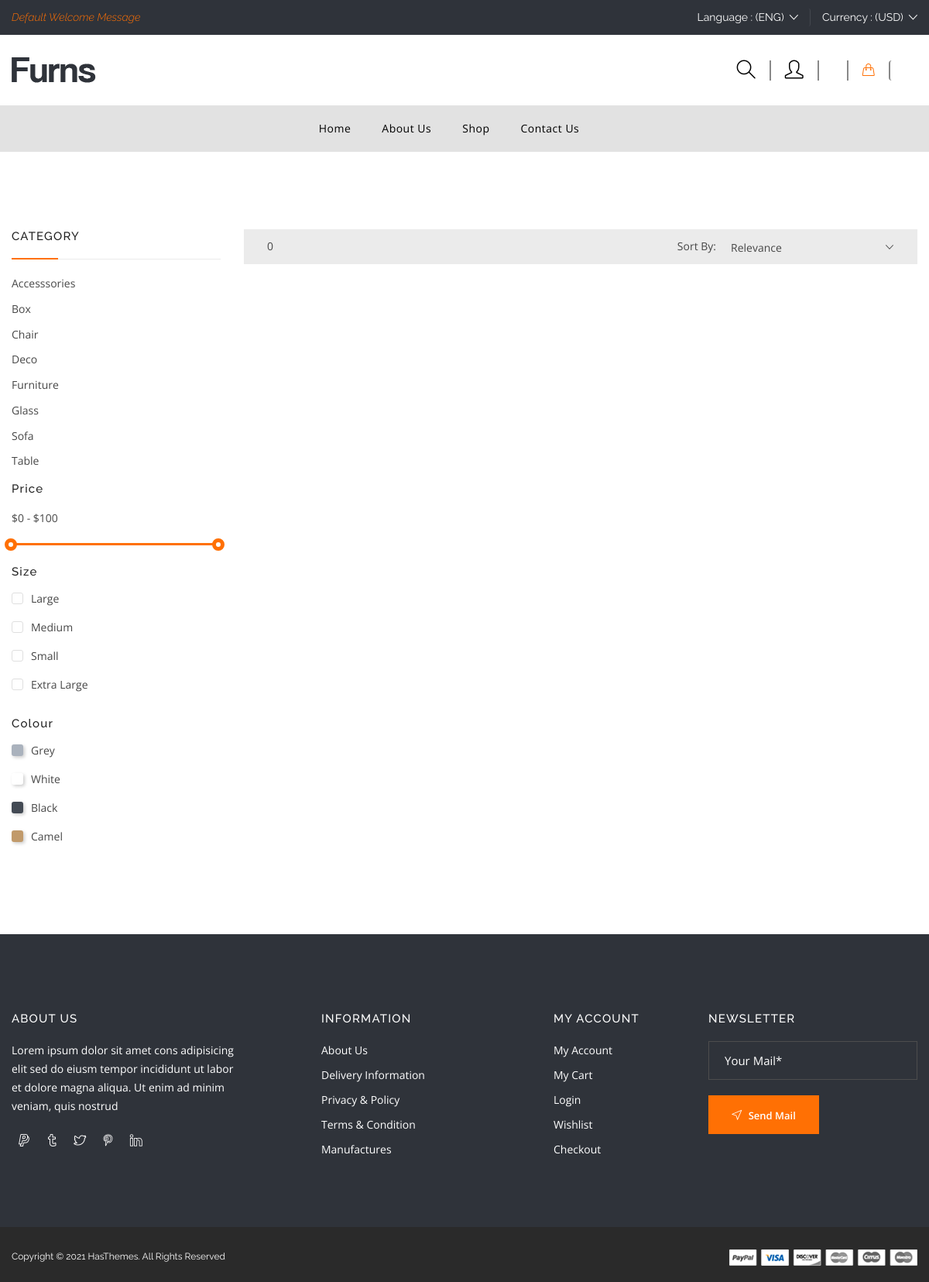
Screenshot of /store/accesssories/ with the database file from the repository.
### category/models.py (models this page shows, shortened)
class Category(models.Model):
    name = models.CharField(max_length=100, unique=True)
    description = models.TextField(blank=True)
    image = models.ImageField(upload_to="photoes/categories",blank=True)
    slug = models.SlugField(max_length=50, unique=True)
    def get_url(self):
        return reverse('products_by_category', args=[self.slug])

### store/views.py (the view)
# urls.py: path('store/', include("store.urls")),
def store(request, category_slug=None):
    if category_slug == None:
        products = Product.objects.filter(is_available=True).order_by('id')
    else:
        categories = get_object_or_404(Category, slug=category_slug)
        products = Product.objects.filter(is_available=True, category=categories).order_by('id')
    paginator = Paginator(products, 3)
    page = request.GET.get('page')
    paged_products = paginator.get_page(page)
    context = {
        'products': paged_products,
        'product_count': products.count()
    }
    return render(request, 'store.html', context)

### cart/context_processors.py (called while the page is built)
def counter(request):
    cart_count = 0
    if 'admin' in request.path:
        return {}
    else:
        try:
            cart = Cart.objects.get(session_id=_cart_id(request))
            cart_items = CartItem.objects.filter(cart=cart)
            for cart_item in cart_items:
                cart_count += cart_item.quantity
        except ObjectDoesNotExist:
            cart_count = 0
    return dict(cart_count = cart_count)

### cart/views.py (called while the page is built)
def _cart_id(request):
    cart = request.session.session_key
    if not cart:
        cart = request.session.create()
    return cart

### category/context_processors.py (called while the page is built)
def menu_links(request):
    categories = Category.objects.all()
    return {"categories":categories}

### templates/store.html (shortened to what this page needs)
{% extends 'base.html' %}
{% load static %}
{% block content %}
 <div class="shop-category-area pb-100px pt-70px">
    <div class="container">
        <div class="row">
            <div class="col-lg-9 order-lg-last col-md-12 order-md-first">
                <div class="shop-top-bar d-flex">
                    <span class="mr -md-auto">{{product_count}}</span>
                    <div class="select-shoing-wrap d-flex align-items-center">
                        <div class="shot-product">
                            <p>Sort By:</p>
                        </div>
                        <div class="shop-select">
                        </div>
                    </div>
                </div>
            </div>
            <div class="col-lg-3 order-lg-first col-md-12 order-md-last mb-md-60px mb-lm-60px">
                <div class="shop-sidebar-wrap">
                    <div class="sidebar-widget">
                        <div class="main-heading">
                            <h3 class="sidebar-title">Category</h3>
                        </div>
                        <div class="sidebar-widget-category">
                            <ul>
                                {% for category in categories %}
                                <li><a href="{{ category.get_url }}" class="">{{category.name}}  </a></li>
                                {% endfor %}
                            </ul>
                        </div>
                    </div>
                    <div class="sidebar-widget-group">
                        <div class="sidebar-widget">
                            <h4 class="pro-sidebar-title">Price</h4>
                            <div class="price-filter">
                                <div class="price-slider-amount">
                                    <input type="text" id="amount" class="p-0 h-auto lh-1" name="price" placeholder="Add Your Price" />
                                </div>
                                <div id="slider-range"></div>
                            </div>
                        </div>
                        <div class="sidebar-widget">
                            <h4 class="pro-sidebar-title mt-5">Size</h4>
                            <div class="sidebar-widget-list">
                                <ul>
                                    <li>
                                        <div class="sidebar-widget-list-left">
                                            <input type="checkbox" /> <a href="#">Large  </a>
                                            <span class="checkmark"></span>
                                        </div>
                                    </li>
                                    <li>
                                        <div class="sidebar-widget-list-left">
                                            <input type="checkbox" value="" /> <a href="#">Medium
                                            <span class="checkmark"></span>
                                        </div>
                                    </li>
                                    <li>
                                        <div class="sidebar-widget-list-left">
                                            <input type="checkbox" value="" /> <a href="#">Small
                                            </a>
                                            <span class="checkmark"></span>
                                        </div>
                                    </li>
                                    <li>
                                        <div class="sidebar-widget-list-left">
                                            <input type="checkbox" value="" /> <a href="#">Extra
                                                Large </a>
                                            <span class="checkmark"></span>
                                        </div>
                                    </li>
                                </ul>
                            </div>
                        </div>
                        <div class="sidebar-widget no-cba">
                            <h4 class="pro-sidebar-title">Colour</h4>
                            <div class="sidebar-widget-list">
                                <ul>
                                    <li>
                                        <div class="sidebar-widget-list-left">
                                            <input type="checkbox" /> <a href="#">Grey
                                            <span class="checkmark grey"></span>
                                        </div>
                                    </li>
                                    <li>
                                        <div class="sidebar-widget-list-left">
                                            <input type="checkbox" value="" /> <a href="#">White
                                            <span class="checkmark white"></span>
                                        </div>
                                    </li>
                                    <li>
                                        <div class="sidebar-widget-list-left">
                                            <input type="checkbox" value="" /> <a href="#">Black
                                            </a>
                                            <span class="checkmark black"></span>
                                        </div>
                                    </li>
                                    <li>
                                        <div class="sidebar-widget-list-left">
                                            <input type="checkbox" value="" /> <a href="#">Camel
                                            </a>
                                            <span class="checkmark camel"></span>
                                        </div>
                                    </li>
                                </ul>
                            </div>
                        </div>
                    </div>
                </div>
            </div>
        </div>
    </div>
</div>
{% endblock %}

### rows the page displays
Category: name "Accesssories"
Category: name "Box"
Category: name "Chair"
Category: name "Deco"
Category: name "Furniture"
Category: name "Glass"
Category: name "Sofa"
Category: name "Table"

### other values shown
{{ product_count }} "0"
